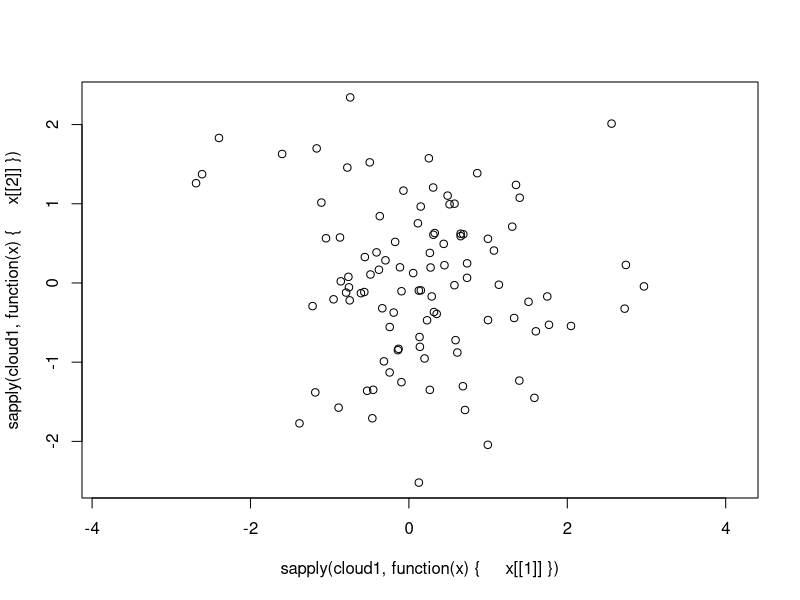

Generate this figure with R:
## ---- chunk 1
knitr::opts_chunk$set(echo = TRUE)
## ---- chunk 2
#asp(asp = 1)
cloud1 <- list()
for(i in 1:100) {
  cloud1[[i]] <- rnorm(2)
}
plot(sapply(cloud1, function(x){x[[1]]}),sapply(cloud1, function(x){x[[2]]}), asp = TRUE)
## ---- chunk 3
mu <- c(4,2)
sigma1 <- matrix(c(1, 0.9, 0.9, 1), nrow = 2, ncol = 2)

A <- chol(sigma1) 
